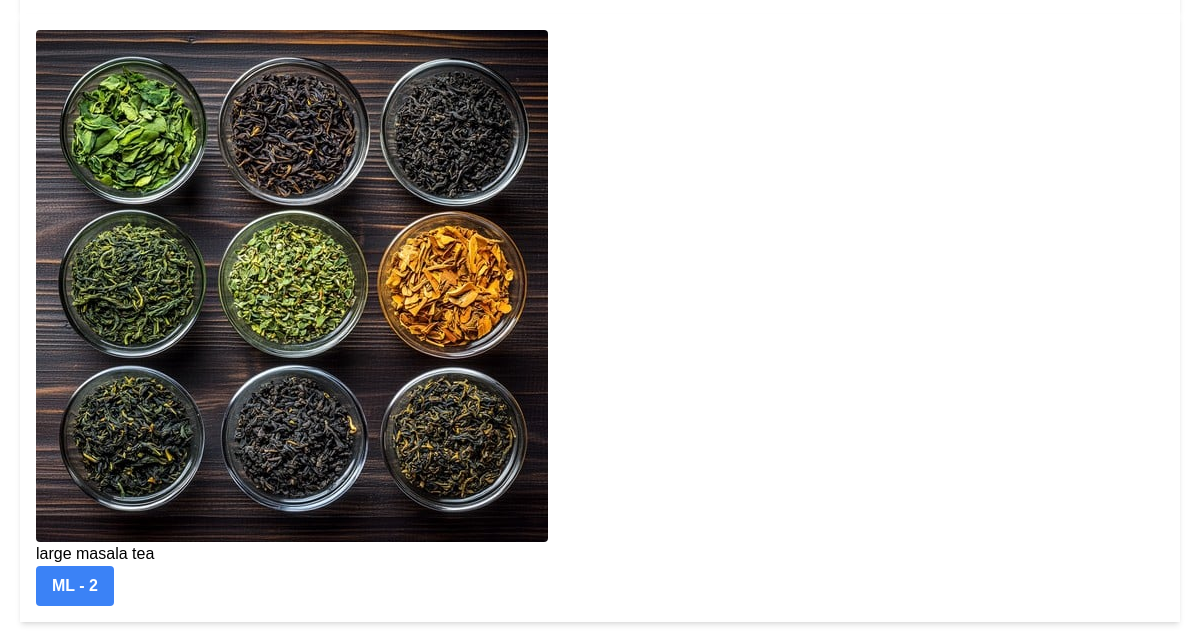
The app's page /chai/ (lower part), older data.
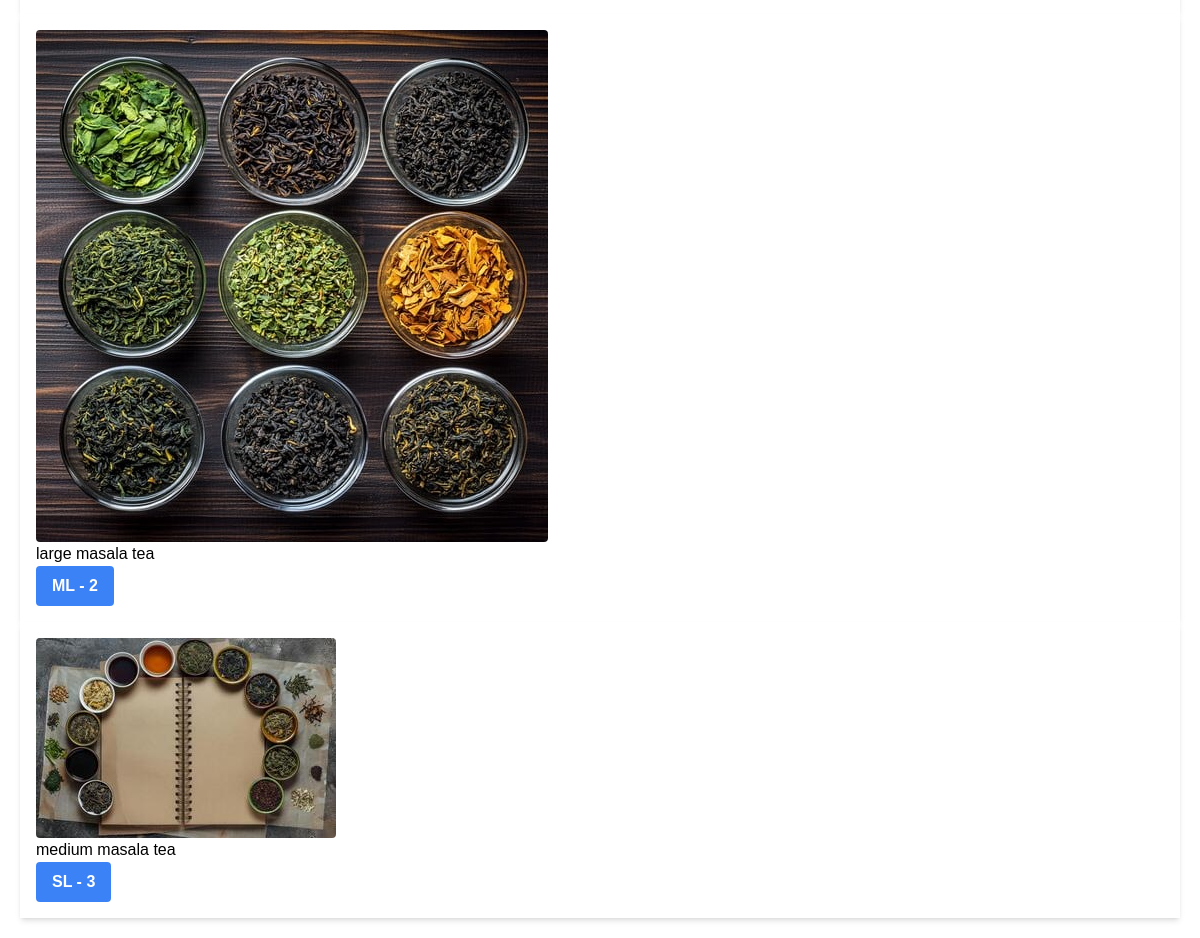
The same page, newer data.
### chai/models.py (models this page shows, shortened)
class ChaiVariety(models.Model):
    CHAI_TYPE_CHOICES = [
        ('ML' , 'MASALA'),
        ('KL' , 'KADAK'),
        ('IL' , 'IRANI'),
        ('PL' , 'PLAIN'),
        ('SL' , 'SUGARLESS'),
    ]
    name = models.CharField(max_length=100)
    description = models.TextField(default = '')
    price = models.DecimalField(max_digits=5, decimal_places=2)
    image = models.ImageField(upload_to='chai/images/')
    date_added = models.DateTimeField(default=timezone.now)
    type = models.CharField(max_length=2, choices=CHAI_TYPE_CHOICES )

### chai/views.py (the view)
# urls.py: path('', views.all_chai, name='all_chai'),
def all_chai(request):
    chais = ChaiVariety.objects.all()
    return render(request, 'chai/all_chai.html', {'chais': chais})

### chai/templates/chai/all_chai.html (shortened to what this page needs)
{% extends "website/layout.html" %} {% block title %} Chai Page {% endblock %}
  {% block Content %}
  {% for chai in chais %}
    <div class="bg-white p-4 shadow-md">
        <img class="rounded" src="{{chai.image.url}}" alt="" />
        <h3>{{chai.name}}</h3>
        <a href="{% url 'chai_detail' chai.id %}">
            <button
            type="button"
            class="bg-blue-500 hover:bg-blue-700 text-white font-bold py-2 px-4 rounded bg-blue-500 hover:bg-blue-700 text-white font-bold py-2 px-4 rounded"
            >
            {{chai.type}} - {{chai.id}}
            </button>
        </a>
    </div>
    {% endfor %}
{% endblock %}

Row changes from the older to the newer data that the page shows:
added ChaiVariety: image (picture), name "medium masala tea", type "SL", id "3"
